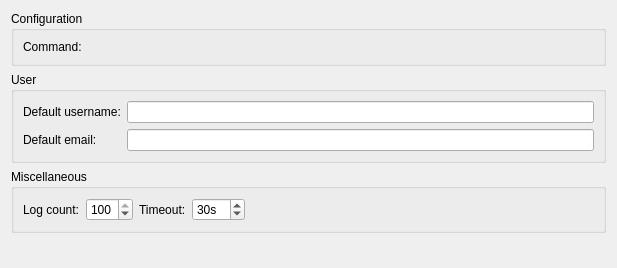
<?xml version="1.0" encoding="UTF-8"?>
<ui version="4.0">
 <class>Mercurial::Internal::OptionsPage</class>
 <widget class="QWidget" name="Mercurial::Internal::OptionsPage">
  <property name="geometry">
   <rect>
    <x>0</x>
    <y>0</y>
    <width>617</width>
    <height>268</height>
   </rect>
  </property>
  <property name="windowTitle">
   <string/>
  </property>
  <layout class="QVBoxLayout" name="verticalLayout">
   <item>
    <widget class="QGroupBox" name="configGroupBox">
     <property name="title">
      <string>Configuration</string>
     </property>
     <layout class="QFormLayout" name="formLayout_3">
      <property name="fieldGrowthPolicy">
       <enum>QFormLayout::ExpandingFieldsGrow</enum>
      </property>
      <item row="0" column="0">
       <widget class="QLabel" name="mercurialCommandLabel">
        <property name="text">
         <string>Command:</string>
        </property>
       </widget>
      </item>
      <item row="0" column="1">
       <widget class="Utils::PathChooser" name="commandChooser" native="true"/>
      </item>
     </layout>
    </widget>
   </item>
   <item>
    <widget class="QGroupBox" name="userGroupBox">
     <property name="title">
      <string>User</string>
     </property>
     <layout class="QFormLayout" name="formLayout">
      <property name="fieldGrowthPolicy">
       <enum>QFormLayout::ExpandingFieldsGrow</enum>
      </property>
      <item row="0" column="0">
       <widget class="QLabel" name="defaultUsernameLabel">
        <property name="toolTip">
         <string>Username to use by default on commit.</string>
        </property>
        <property name="text">
         <string>Default username:</string>
        </property>
       </widget>
      </item>
      <item row="0" column="1">
       <widget class="QLineEdit" name="defaultUsernameLineEdit">
        <property name="toolTip">
         <string>Username to use by default on commit.</string>
        </property>
       </widget>
      </item>
      <item row="1" column="0">
       <widget class="QLabel" name="defaultEmailLabel">
        <property name="toolTip">
         <string>Email to use by default on commit.</string>
        </property>
        <property name="text">
         <string>Default email:</string>
        </property>
       </widget>
      </item>
      <item row="1" column="1">
       <widget class="QLineEdit" name="defaultEmailLineEdit">
        <property name="toolTip">
         <string>Email to use by default on commit.</string>
        </property>
       </widget>
      </item>
     </layout>
    </widget>
   </item>
   <item>
    <widget class="QGroupBox" name="miscGroupBox">
     <property name="title">
      <string>Miscellaneous</string>
     </property>
     <layout class="QGridLayout" name="gridLayout">
      <item row="0" column="2">
       <widget class="QLabel" name="timeoutSecondsLabel">
        <property name="text">
         <string>Timeout:</string>
        </property>
       </widget>
      </item>
      <item row="0" column="3">
       <widget class="QSpinBox" name="timeout">
        <property name="suffix">
         <string>s</string>
        </property>
        <property name="maximum">
         <number>360</number>
        </property>
        <property name="value">
         <number>30</number>
        </property>
       </widget>
      </item>
      <item row="0" column="4">
       <spacer name="horizontalSpacer">
        <property name="orientation">
         <enum>Qt::Horizontal</enum>
        </property>
        <property name="sizeHint" stdset="0">
         <size>
          <width>217</width>
          <height>20</height>
         </size>
        </property>
       </spacer>
      </item>
      <item row="0" column="1">
       <widget class="QSpinBox" name="logEntriesCount">
        <property name="toolTip">
         <string>The number of recent commit logs to show, choose 0 to see all entries.</string>
        </property>
        <property name="maximum">
         <number>100</number>
        </property>
        <property name="value">
         <number>100</number>
        </property>
       </widget>
      </item>
      <item row="0" column="0">
       <widget class="QLabel" name="showLogEntriesLabel">
        <property name="text">
         <string>Log count:</string>
        </property>
       </widget>
      </item>
     </layout>
    </widget>
   </item>
   <item>
    <spacer name="verticalSpacer">
     <property name="orientation">
      <enum>Qt::Vertical</enum>
     </property>
     <property name="sizeHint" stdset="0">
      <size>
       <width>20</width>
       <height>40</height>
      </size>
     </property>
    </spacer>
   </item>
  </layout>
 </widget>
 <customwidgets>
  <customwidget>
   <class>Utils::PathChooser</class>
   <extends>QWidget</extends>
   <header location="global">utils/pathchooser.h</header>
   <container>1</container>
   <slots>
    <signal>editingFinished()</signal>
    <signal>browsingFinished()</signal>
   </slots>
  </customwidget>
 </customwidgets>
 <tabstops>
  <tabstop>defaultUsernameLineEdit</tabstop>
  <tabstop>defaultEmailLineEdit</tabstop>
  <tabstop>logEntriesCount</tabstop>
  <tabstop>timeout</tabstop>
 </tabstops>
 <resources/>
 <connections/>
</ui>
